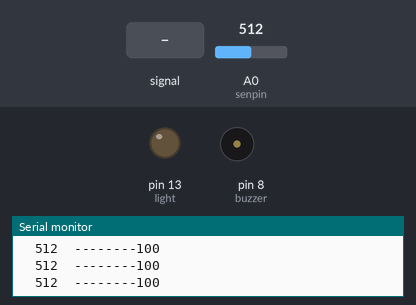
The sketch below on a simulated Arduino Uno, built with avr-gcc and run on an emulated ATmega328P. Parts: output pins drawn as LEDs (lit = HIGH), buzzer (waves = sounding, pin HIGH), the last lines printed to the serial monitor. Inputs (shaded band) come from the test bench; at power-on: A0 (senpin) = 512.

Above: at 1.2 s.
1.3 s: A0 (senpin) fed a 200 Hz sine of ±255 counts around its level
At 2.2 s:
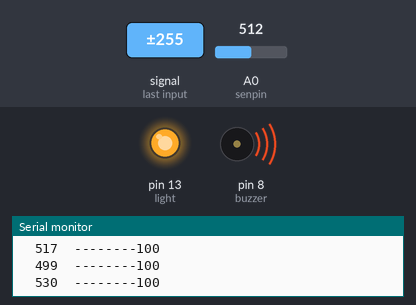
4.3 s: A0 (senpin) set to 306
At 6.0 s:
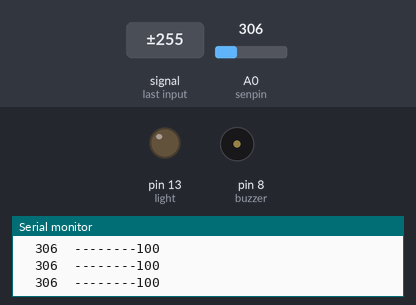
6.9 s: A0 (senpin) set to 509
8.4 s: A0 (senpin) set to 533
At 9.7 s:
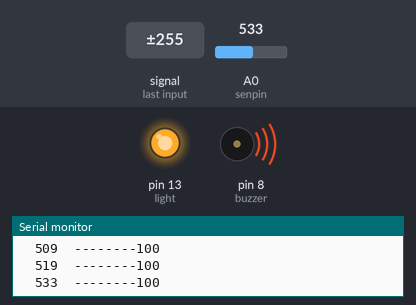
Timing chart, 0 to 12.0 s (numbered marks = the images above; inputs shaded):
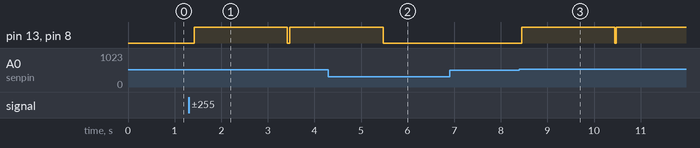

Measured:
- the behaviour switches between 519 and 520 on A0 (senpin) (found by bisection; images 2 and 3)
- after the input at 1.3 s, pin 13 (light), pin 8 (buzzer): LOW → HIGH after 0.12 s, → LOW 2.0 s later, → HIGH 0.06 s later
- after the input at 4.3 s, pin 13 (light), pin 8 (buzzer): goes on until 5.5 s, then stays LOW
- after the input at 8.4 s, pin 13 (light), pin 8 (buzzer): LOW → HIGH after 0.05 s, → LOW 2.0 s later, → HIGH 0.03 s later

The sketch:

37_Noise_Detector_For_Noise_Free_Zone.ino
```cpp
/*********************************************************
  Project Title: Noise Detector For a Noise Free Zone
  Organisation: Soham Academy Of Human Excellence
  Website: https://ria.sohamacademy.org/
**********************************************************/

int senpin = A0;
int buzzer = 8;
int light = 13;
long val = 0;
long average = 0;
int threshold = 100;

String answ;

void setup() {
  pinMode(senpin, INPUT);
  pinMode (light, OUTPUT);
  pinMode(buzzer, OUTPUT);
  Serial.begin(9600);
  Serial.print("Noise Detector");
  }

void loop() {
  sensor();
}


void sensor() {
  for (int i = 0; i < 160; i++) {
    average = average + analogRead(senpin);
  }
  val = average / 160;
  average = 0;
  delay (10);
  Serial.print("\t");
  Serial.print(val);
  Serial.print("\t");
  Serial.print("--------");
  Serial.println(threshold);
  if (val >= 520) {
    digitalWrite(light, HIGH);
    digitalWrite(buzzer, HIGH);
    delay (2000);
    digitalWrite(light, LOW);
    digitalWrite(buzzer, LOW);
  }
}
```
